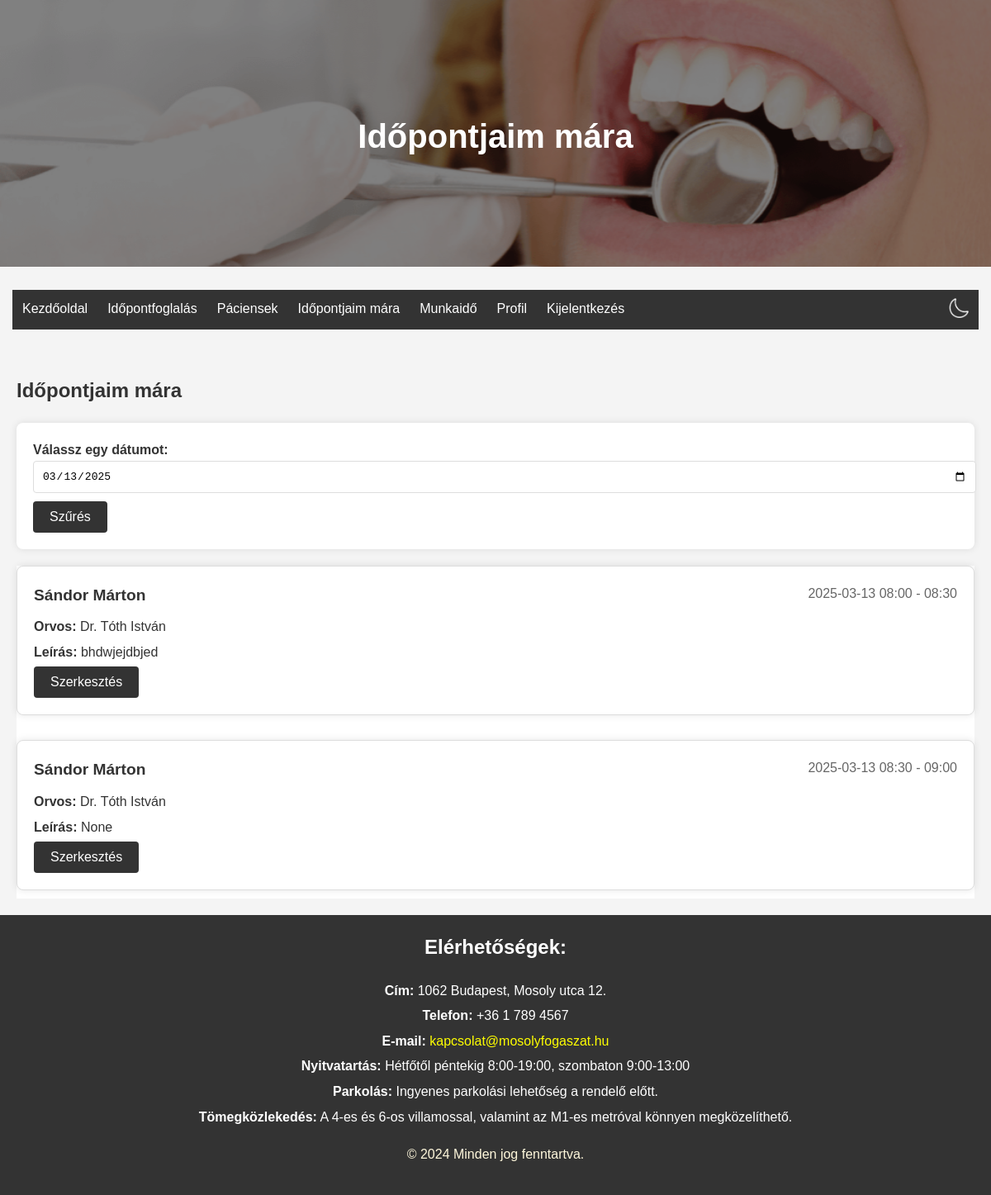
Page /appointments_today/?date=2025-03-13 (signed in) on the committed database.
### rendeloweboldal/models.py (models this page shows, shortened)
class Appointment(models.Model):
    id = models.UUIDField(primary_key=True, default=uuid4, editable=False)  # FHIR resource identifier
    patient = models.CharField(max_length=64, null=True, blank=True)  # Az időpontot foglaló páciens azonosítója
    practitioner = models.ForeignKey(Doctor, on_delete=models.CASCADE)  # Link to Practitioner resource
    treatment = models.ForeignKey(Treatment, on_delete=models.SET_NULL, null=True, blank=True)  # Link to Treatment
    start = models.DateTimeField()  # Kezdési időpont
    end = models.DateTimeField()  # Befejezési időpont
    status = models.CharField(max_length=64, null=True, blank=True)  # Időpont státusza (pl. foglalt, elérhető)
    custom_description = models.TextField(null=True, blank=True)  # Egyéb információk

class Patient(models.Model):
    id = models.CharField(max_length=64, primary_key=True)  # same as RendeloUser.id
    name = models.CharField(max_length=255)  # FHIR 'name' field
    gender = models.CharField(max_length=10, choices=[('male', 'Male'), ('female', 'Female')])
    birthDate = models.DateField(null=True, blank=True)  # FHIR 'birthDate' field
    telecom = models.CharField(max_length=255, null=True, blank=True)  # FHIR 'telecom' field for contact details

class Doctor(models.Model):
    id = models.CharField(max_length=64, primary_key=True)  # FHIR resource identifier
    name = models.CharField(max_length=255)
    photo = models.ImageField(upload_to='doctor_pictures/', null=True, blank=True)  # FHIR 'photo' field
    qualification = models.TextField(null=True, blank=True)  # FHIR 'qualification' field

### rendeloweboldal/views.py (the view)
# urls.py: path('appointments_today/', views.appointments_today_view, name='appointments_today'),
@login_required
def appointments_today_view(request):
    if not (request.user.is_staff and not request.user.is_superuser):
        return redirect('home')
    doctor = get_object_or_404(Doctor, id=request.user.id)
    selected_date = request.GET.get('date', timezone.now().strftime('%Y-%m-%d'))
    appointments = Appointment.objects.filter(practitioner=doctor, start__date=selected_date, patient__isnull=False).order_by('start')
    for appointment in appointments:
        patient = get_object_or_404(Patient, id=appointment.patient)
        appointment.patient_name = patient.name
    return render(request, 'appointments_today.html', {'appointments': appointments, 'selected_date': selected_date})

### rendeloweboldal/templates/appointments_today.html (shortened to what this page needs)
{% extends "base.html" %}
{% load static %}
{% block header_title %}Időpontjaim mára{% endblock %}
{% block content %}
<section class="appointments-today">
    <h2>Időpontjaim mára</h2>
    <form method="get" action="{% url 'appointments_today' %}">
        <label for="date">Válassz egy dátumot:</label>
        <input type="date" id="date" name="date" value="{{ selected_date }}">
        <button type="submit">Szűrés</button>
    </form>
    <div class="appointments">
        {% for appointment in appointments %}
        <div class="appointment">
            <div class="appointment-header">
                <span class="appointment-patient">{{ appointment.patient_name }}</span>
                <span class="appointment-time">{{ appointment.start|date:"Y-m-d H:i" }} - {{ appointment.end|date:"H:i" }}</span>
            </div>
            <p><strong>Orvos:</strong> {{ appointment.practitioner.name }}</p>
            <p><strong>Leírás:</strong> {{ appointment.custom_description }}</p>
            <button onclick="editAppointment('{{ appointment.id }}')">Szerkesztés</button>
        </div>
        {% endfor %}
    </div>
</section>
{% endblock %}

### rendeloweboldal/static/Css/style.css (style rules this page uses)
body { font-family: Arial, sans-serif; line-height: 1.6; margin: 0; padding: 0; background-color: #f4f4f4; }
form { background-color: white; padding: 20px; margin-bottom: 20px; border-radius: 8px; box-shadow: 0 0 10px rgba(0, 0, 0, 0.1); }
form label { font-weight: bold; }
form input, form select, form textarea { padding: 10px; border: 1px solid #ddd; border-radius: 4px; font-size: 1em; width: 100%; margin-bottom: 10px; }
form button { padding: 10px 20px; border: none; border-radius: 4px; background-color: #333; color: white; font-size: 1em; cursor: pointer; transition: background-color 0.3s; }
.appointment-time, .appointment-practitioner, .appointment-treatment { margin-bottom: 5px; }
button { padding: 10px 20px; border: none; border-radius: 4px; background-color: #333; color: white; font-size: 1em; cursor: pointer; transition: background-color 0.3s; }
.appointments { display: flex; flex-direction: column; gap: 20px; margin-top: 20px; }
.appointment { background-color: white; padding: 20px; border-radius: 8px; box-shadow: 0 0 10px rgba(0, 0, 0, 0.1); transition: transform 0.3s, box-shadow 0.3s; }
.appointment-header { display: flex; justify-content: space-between; align-items: center; margin-bottom: 10px; }
.appointment-time { font-size: 1em; color: #666; }
.appointment-patient { font-weight: bold; font-size: 1.2em; }
.appointment { border: 1px solid #ddd; padding: 10px; margin-bottom: 10px; border-radius: 4px; background-color: #f9f9f9; }
.appointment p { margin: 5px 0; }

### rendeloweboldal/static/Css/colors_light.css (style rules this page uses)
body, header { background-color: #f4f4f4; color: #333; }
form, .intro, .pricing, .appointments, .appointment, .patient-detail, .working-hours-form, .info-message, .profile, .admin { background-color: white; color: #333; }
.button, .button-like, button, .add-button, .edit-button, .delete-button, .cancel-button, .dialog-box button { background-color: #333; color: white; }

### rows in the picture
Appointment: patient_name "Sándor Márton", start "2025-03-13 08:00", end "08:30", practitioner.name "Dr. Tóth István", custom_description "bhdwjejdbjed"
Appointment: patient_name "Sándor Márton", start "2025-03-13 08:30", end "09:00", practitioner.name "Dr. Tóth István", custom_description "None"
